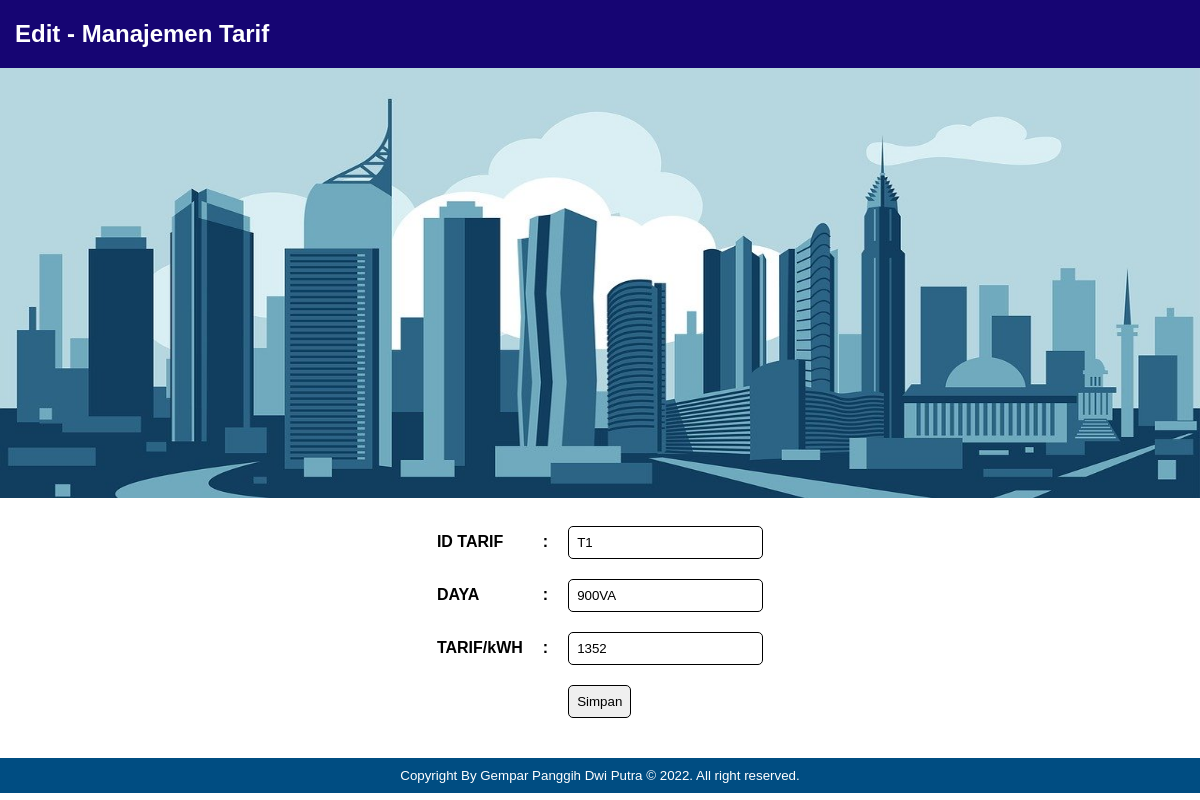
Screenshot of /tarif/edittarif.php?id=T1 with the database file from the repository.
### tables this page shows
CREATE TABLE `tarif` (
  `id` varchar(10) NOT NULL,
  `daya` varchar(20) NOT NULL,
  `tarifperkwh` varchar(20) NOT NULL
);

### tarif/edittarif.php (the view, shortened to what this page needs)
<?php
	include '../koneksi.php';
?>
<!DOCTYPE html>
<html>
<head>
</head>
<body>
	<div class="bekgron">
	<h2>Edit - Manajemen Tarif</h2>
	</div>
	<div class="img">
	</div>
	<br>
	<?php
		$id=$_GET['id'];
		$sql = "SELECT * FROM tarif WHERE id ='$id'";
		$query = mysqli_query($db_link,$sql);
		$data = mysqli_fetch_array($query);
	?>
	<form action='aksi_edit_tarif.php?id=<?php echo "$id"; ?>' method='POST'>
		<center>
		<table border="0" cellpadding="10">
			<tr>
				<td>ID TARIF</td>
				<td>:</td>
				<td><input type="text" name="id" value="<?php echo $data['id'] ?>"></td>
			</tr>
			<tr>
				<td>DAYA</td>
				<td>:</td>
				<td><input type="text" name="daya" value="<?php echo $data['daya'] ?>"></td>
			</tr>
			<tr>
				<td>TARIF/kWH</td>
				<td>:</td>
				<td><input type="text" name="tarifperkwh" value="<?php echo $data['tarifperkwh'] ?>"></td>
			</tr>
			<tr>
			<td></td>
			<td></td>
			<td><input class="pointer" type="submit" value="Simpan"></td>
		</tr>
		</table>
		</center>
	</form>
	<div class="footer">
		Copyright By Gempar Panggih Dwi Putra &copy; 2022. All right reserved.
	</div>
</body>
</html>

### tarif/edittarif.php (style rules this page uses)
body { margin: auto; font-family: arial; }
.bekgron { width: 100%; overflow: hidden; background: #160573; }
.bekgron h2 { margin-left: 15px; color: white; }
table { border-collapse: collapse; font-weight: bold; }
input { padding: 8px; border-radius: 5px; border-style: solid; border: 1px solid black; }
.img { width: 100%; height: 430px; margin: auto; background: url(../img/kotabiru.jpg); background-size: 100% 100%; }
.footer { width: 100%; background-color: #004d82; text-align: center; font-size: 10pt; color: white; padding-top: 10px; padding-bottom: 10px; margin-top: 30px; }
.pointer { cursor: pointer; }

### rows the page displays
tarif: id "T1", daya "900VA", tarifperkwh "1352"
